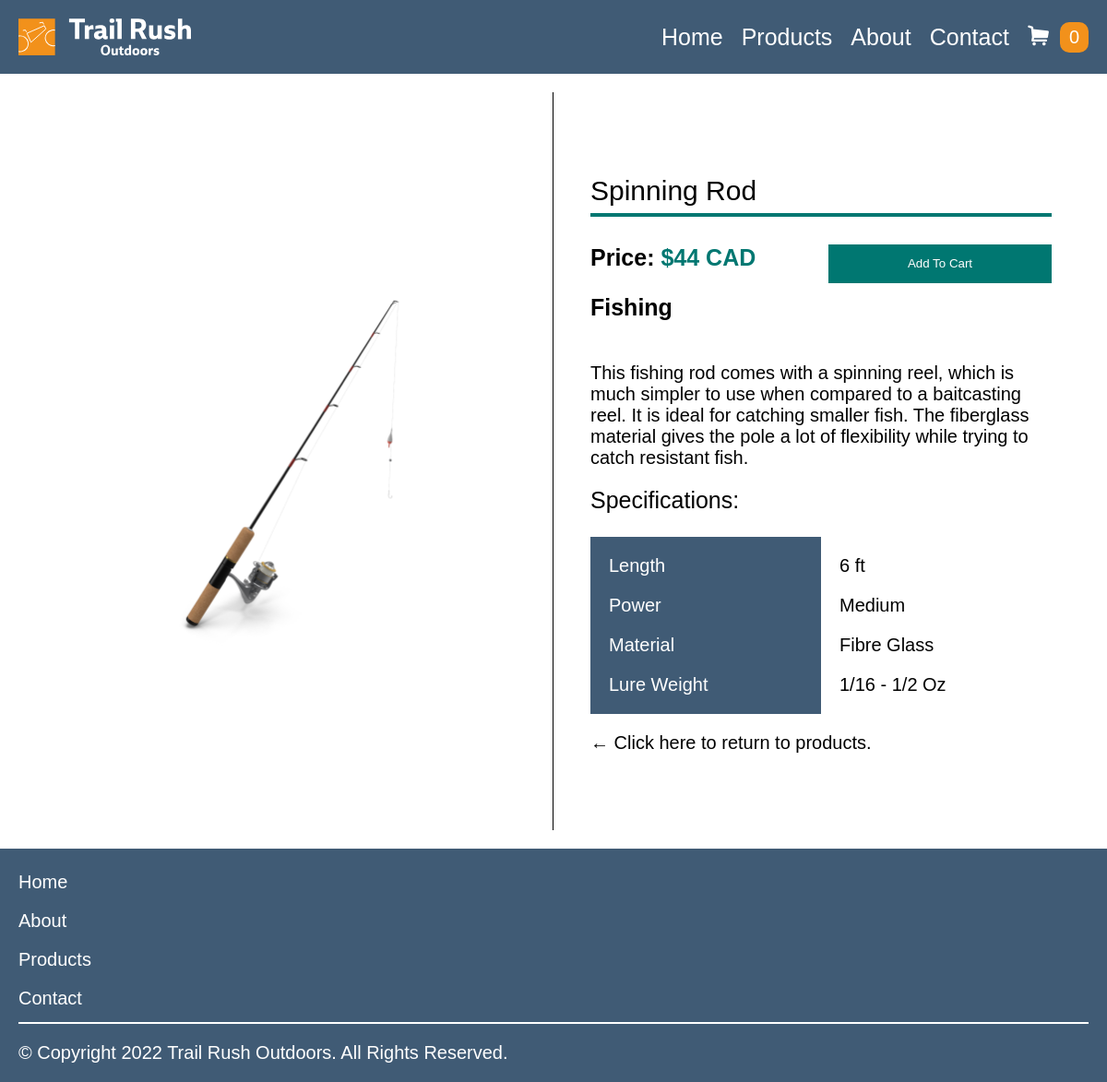
/description.php?id=4, run on the app's committed database.
### tables this page shows
CREATE TABLE `products` (
  `id` tinyint(4) NOT NULL,
  `product` varchar(100) NOT NULL,
  `category` enum('Camping','Cycling','Fishing','Rafting') NOT NULL,
  `price` int(11) NOT NULL,
  `image` varchar(50) NOT NULL,
  `description` text NOT NULL,
  `properties` tinytext NOT NULL,
  `values` tinytext NOT NULL
);

### description.php (the view, shortened to what this page needs)
<?php
	include('includes/header.php');
?>
<?php
    $id = $_GET['id'];
    $query = "SELECT * FROM products WHERE id=$id";
?>
    <main id="description" class="w-1500 fullwidth margin-center">
        <div class="double-layout padding">
        <?php
            $sql = mysqli_query($connection, $query);
            $row = mysqli_fetch_array($sql);
            print '<div id="productImgContainer" class="double-half margins fade-in">';
                print '<img src="thumbnails/'.$row['image'].'" alt="'.$row['product'].'" class="product-img margin-none">';
            print '</div>';
            print '<div id="productContent" class="double-half margins fade-in" data-id="'.$row['id'].'" data-name="'.$row['product'].'" data-image="'.$row['image'].'" data-price="'.$row['price'].'">';
            print '<h2 class="ebony small green-underline">'.$row['product'].'</h2>';
            print '<div class="double-narrow">';
                print '<div class="container margin-none">';
                print '<h4 class="x-small"> Price: <span class="span-price turquoise">$'.$row['price'].' CAD</span></h4>';
                print '<h4 class="x-small">'.$row['category'].'</h4>';
                print '</div>';
                print '<div class="container margin-none">';
                print '<input type="submit" value="Add To Cart" id="'.$row['id'].'" class="ebony turquoise-bg gold-bg-hover fullwidth margin-none padding button purchase-button pointer">';
                print '</div>';
            print '</div>';
                print '<p>'.$row['description'].'</p>';
                print '<h3 class="ebony x-small">Specifications:</h3>';
                    print '<table id="specs" class="fullwidth">';
                        print '<tbody class="margin-none">';
                        print '<tr id="properties" class="navy-bg fullwidth margin-none padding">';
                            print $row['properties'];
                        print '</tr>';
                        print '<tr id="values" class="fullwidth margin-none padding">';
                            print $row['values'];
                        print '</tr>';
                        print '</tbody>';
                    print '</table>';
            print '<p class="margin-none"><a href="products.php" class="red-hover margin-none">&#8592; Click here to return to products.</a></p>';
            print '</div>';
        ?>
        </div>
        </main>
        <footer class="navy-bg padding">
            <ul class="no-list-style margin-bottom white-underline-light">
                <li><a href="index.php">Home</a>
                <li><a href="about.php">About</a>
                <li><a href="products.php">Products</a>
                <li class="margin-none"><a href="contact.php">Contact</a>
            </ul>
            <p>© Copyright <?php print date('Y'); ?> Trail Rush Outdoors. All Rights Reserved.</p>
        </footer>
	</body>
</html>

### styles.css (style rules this page uses)
* { box-sizing: border-box; margin: 0; padding: 0; }
a { text-decoration: none; color: #000; display: block; margin: 0; }
footer a { display: inline-block; color: #FFF; margin-bottom: 0.5em; }
body { max-width: 3200px; min-width: 240px; font-size: 1em; font-family: bebas-neue-pro, sans-serif; }
table { border-collapse: collapse; }
table tbody { display: flex; }
table tr td { display: block; text-align: left; margin-bottom: 0; }
.no-list-style { list-style-type: none; }
#productImgContainer { max-height: 500px; max-width: 500px; margin: 0 auto; }
img { width: 100%; height: auto; display: block; }
button, input[type="submit"] { border: none; }
.w-1500 { max-width: 1500px; }
.margin-center { margin: 0 auto; }
.fullwidth { width: 100%; }
.double-half:first-child { border-right: 0; }
.padding { padding: 1em; }
.margin-bottom { margin-bottom: 1em; }
.margins * { margin-bottom: 1em; }
.margin-none { margin-bottom: 0; }
.ebony { font-family: ebony, sans-serif; font-weight: 400; }
.small { font-size: 1.5em; }
.x-small { font-size: 1.25em; }
.green-underline { border-bottom: 4px solid #007771; line-height: 1.6; }
.white-underline-light { border-bottom: 2px solid #FFF; line-height: 1.6; }
.navy-bg { background-color: #405B75; color: #fff; }
.turquoise-bg { background: #007771; color: #FFF; }
.turquoise { color: #007771; }
.fade-in { animation: 0.8s ease-in fade-in; }
@media only screen and (min-width : 500px) and (min-height : 400px) { body { font-size: 1.25em; } }
@media only screen and (min-width : 500px) and (min-height : 400px) { .double-narrow { display: grid; grid-template-columns: 1fr 1fr; grid-gap: 16px; } }
@media only screen and (min-width : 1200px) { #productImgContainer { max-height: inherit; max-width: inherit; } }
@media only screen and (min-width : 1200px) { .double-half:first-child { border-right: 1px solid black; } }
@media only screen and (min-width : 1200px) { .double-layout { display: grid; grid-template-columns: 1fr 1fr; } }
@media only screen and (min-width : 1200px) { .double-half { display: flex; flex-direction: column; justify-content: center; height: 100vh; padding: 0 2em; margin-bottom: 0; } }

### data on the page
products: image (picture), product "Spinning Rod", price "44", category "Fishing", description "This fishing rod comes with a spinning reel, which is much simpler to use when compared to a baitcasting reel. It is ideal for catching smaller fish. The fiberglass material gives the pole a lot of flexibility while trying to catch resistant fish.", properties "Length Power Material Lure Weight", values "6 ft Medium Fibre Glass 1/16 - 1/2 Oz"
